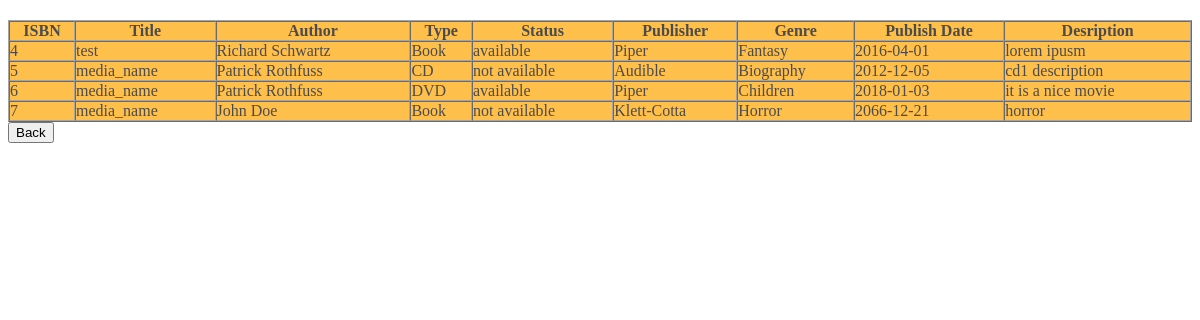
The page /show.php on the database its author committed.
### tables this page shows
CREATE TABLE `media` (
  `ISBN` int(11) NOT NULL,
  `media_description` varchar(255) NOT NULL,
  `media_type` enum('CD','Book','DVD') DEFAULT NULL,
  `media_status` enum('available','not available') DEFAULT NULL,
  `publisher_id` int(11) DEFAULT NULL,
  `author_id` int(11) DEFAULT NULL,
  `genre_nr` int(11) DEFAULT NULL,
  `media_name` varchar(25) NOT NULL,
  `active` int(1) NOT NULL DEFAULT 0,
  `publish_date` date NOT NULL
);

CREATE TABLE `authors` (
  `author_id` int(11) NOT NULL,
  `author_firstName` varchar(15) NOT NULL,
  `author_lastName` varchar(15) NOT NULL,
  `author_media` varchar(20) NOT NULL,
  `genre` int(1) NOT NULL DEFAULT 0
);

CREATE TABLE `publisher` (
  `publisher_id` int(11) NOT NULL,
  `publisher_name` varchar(15) NOT NULL,
  `publisher_address` varchar(20) NOT NULL,
  `publisher_size` enum('small','medium','big') DEFAULT NULL
);

CREATE TABLE `genre` (
  `genre_nr` int(11) NOT NULL,
  `genre` enum('Novel','Fiction','Biography','SF','Horror','Children','Fantasy') DEFAULT NULL
);

### show.php (the view, shortened to what this page needs)
<?php require_once 'actions/db_connect.php'; ?>
<!DOCTYPE html>
<html>
<head>
</head>
<body>
<div class ="show">
   <table  border="1" cellspacing= "0" cellpadding="0">
       <thead>
           <tr>
               <th>ISBN</th>
               <th>Title</th>
               <th>Author</th>
               <th>Type</th>
               <th>Status</th>
               <th>Publisher</th>
               <th>Genre</th>
               <th>Publish Date</th>
               <th>Desription</th>
           </tr>
       </thead>
       <tbody>
            <?php
           $sql = "SELECT  media.ISBN, media.media_name, media.media_description, media.media_type, media.media_status, media.publish_date, publisher.publisher_name, genre.genre, authors.author_firstName, authors.author_lastName FROM media
             INNER JOIN publisher on media.publisher_id = publisher.publisher_id
             INNER JOIN genre ON media.genre_nr = genre.genre_nr
             INNER JOIN authors ON media.author_id = authors.author_id;";
           $result = $connect->query($sql);
            if($result->num_rows > 0){
                while($row = $result->fetch_assoc()) {
                   echo  "<tr>
                       <td>" .$row['ISBN']."</td>
                       <td>" .$row['media_name']."</td>
                       <td>" .$row['author_firstName']." ".$row['author_lastName' ]."</td>
                       <td>" .$row['media_type']."</td>
                       <td>" .$row['media_status']."</td>
                       <td>" .$row['publisher_name']."</td>
                       <td>" .$row['genre']."</td>
                       <td>" .$row['publish_date']."</td>
                       <td>" .$row['media_description']."</td>
                   </tr>" ;
               }
           } else  {
               echo  "<tr><td colspan='5'><center>No Data Avaliable</center></td></tr>";
           }
            ?>
       </tbody>
   </table>
   <a href= "index.php"><button type="button">Back</button></a>
</div>
</body>
</html>

### show.php (style rules this page uses)
body { background-image: url("https://images.techhive.com/images/article/2015/09/library-100616524-large.jpg"); height: 100%; }
table { width: 100%; margin-top: 20px; background-color: orange; opacity: 0.7; }

### rows shown on the page
media: ISBN "4", media_name "test", author.author_firstName "Richard", author.author_lastName "Schwartz", media_type "Book", media_status "available", publisher.publisher_name "Piper", genre_nr.genre "Fantasy", publish_date "2016-04-01", media_description "lorem ipusm"
media: ISBN "5", media_name "media_name", author.author_firstName "Patrick", author.author_lastName "Rothfuss", media_type "CD", media_status "not available", publisher.publisher_name "Audible", genre_nr.genre "Biography", publish_date "2012-12-05", media_description "cd1 description"
media: ISBN "6", media_name "media_name", author.author_firstName "Patrick", author.author_lastName "Rothfuss", media_type "DVD", media_status "available", publisher.publisher_name "Piper", genre_nr.genre "Children", publish_date "2018-01-03", media_description "it is a nice movie"
media: ISBN "7", media_name "media_name", author.author_firstName "John", author.author_lastName "Doe", media_type "Book", media_status "not available", publisher.publisher_name "Klett-Cotta", genre_nr.genre "Horror", publish_date "2066-12-21", media_description "horror"
